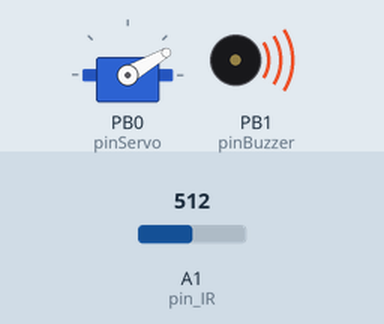
Recording of a sketch running on a simulated ATtiny85, built with avr-gcc and run on an emulated ATtiny85. Shown: servo, buzzer (waves = sounding). The test bench sets the inputs (shaded band); at power-on: A1 (pin_IR) = 512.

Above: at 5.0 s.
5.1 s: A1 (pin_IR) set to 99
At 6.49 s:
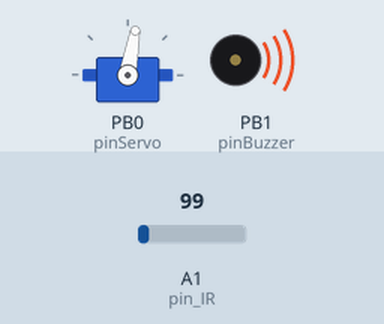
11.4 s: A1 (pin_IR) set to 86
At 11.86 s:
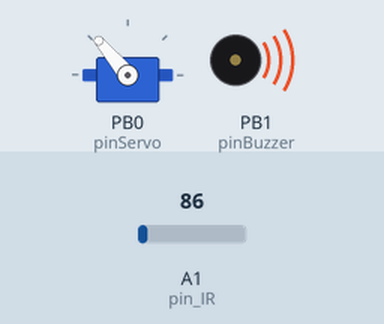
14.3 s: A1 (pin_IR) set to 122
At 16.4 s:
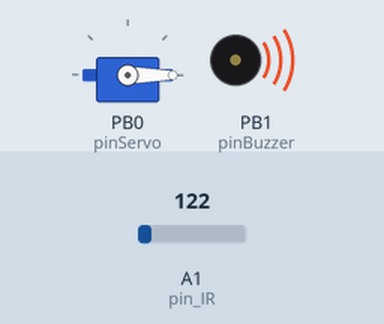
Timing chart, 0 to 70.3 s (numbered marks = the images above; inputs shaded):
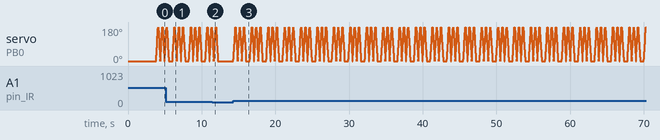

Measured:
- the behaviour switches between 91 and 90 on A1 (pin_IR) (found by bisection; images 1 and 2)
- after the input at 14.3 s, servo on PB0 (pinServo): 0° → 10° at once, then moves between 0° and 180°, repeating every 2.2 s
- by itself, servo on PB0 (pinServo): moves between 0° and 180°, repeating every 2.2 s

The sketch:

Bishbots.ino
```cpp
#include <SoftwareServo.h>

SoftwareServo myservo;  // create servo object to control a servo
// a maximum of eight servo objects can be created

uint8_t pin_IR = A1;
unsigned int irValue = 0;

uint8_t pinBuzzer = 1;
uint8_t pinServo = 0;

int buzzerValue = 50; // value from 0-255 for tone
unsigned long delayShort = 300;
unsigned long delayLong = 500;

int servoPos = 0; // position in degrees

// IR LED threshold for a bot nearby
unsigned int botNearby = 90;
unsigned int armSwings = 0;

void setup() {
  // Initialize pins
  pinMode(pin_IR, INPUT);
  pinMode(pinBuzzer, OUTPUT);

  // initialize the servo
  myservo.attach(pinServo);  // attaches the servo on pin 9 to the servo object
  myservo.write(0);
  SoftwareServo::refresh();
  delay(100);

  // Light/buzzer race countdown
  for (int i = 0; i < 3; i++) {
    analogWrite(pinBuzzer, buzzerValue);
    delay(delayLong);
    analogWrite(pinBuzzer, LOW);
    delay(delayShort);
  }

  analogWrite(pinBuzzer, 100);
  delay(1300);
  analogWrite(pinBuzzer, LOW);

  //  Serial.begin(9600);
}

void loop() {
  // put your main code here, to run repeatedly:
  irValue = analogRead(A1);

  if (irValue > botNearby) {
    while (armSwings++ < 3) {
      for (servoPos = 0; servoPos <= 180; servoPos += 10) { // goes from 0 degrees to 180 degrees
        // in steps of 1 degree
        myservo.write(servoPos);              // tell servo to go to position in variable 'pos'
        delay(15);                       // waits 15ms for the servo to reach the position
        SoftwareServo::refresh();
      }
      for (servoPos = 180; servoPos >= 0; servoPos -= 10) { // goes from 180 degrees to 0 degrees
        myservo.write(servoPos);              // tell servo to go to position in variable 'pos'
        delay(15);                       // waits 15ms for the servo to reach the position
        SoftwareServo::refresh();
      }
    }
    armSwings = 0;
    //  }


    //  Serial.println(irValue);
    //  delay(1000);

    delay(500);
  }
}
```
